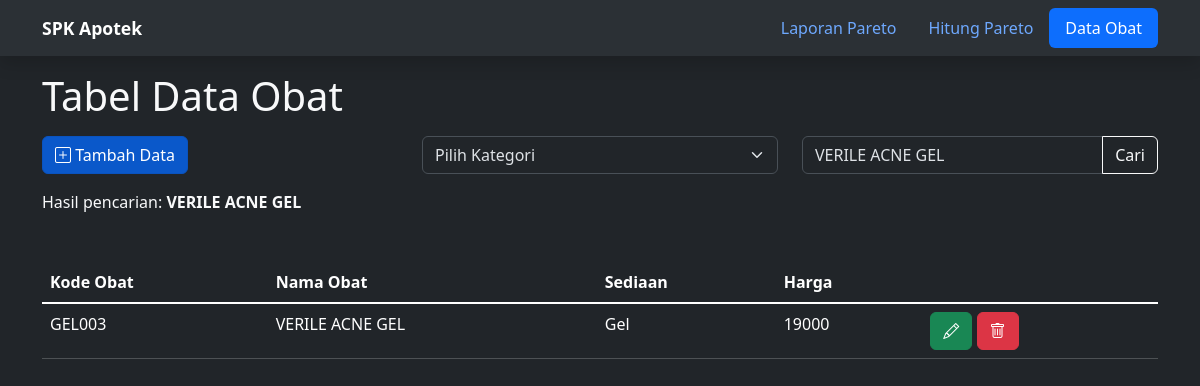
/tabel-obat.php?cari=VERILE ACNE GEL, run on the app's committed database.
### tables this page shows
create table obat(
kode_obat varchar(20) primary key,
nama_obat varchar(100),
sediaan enum('Tablet', 'Kapsul', 'Pil', 'Serbuk', 'Salep', 'Krim', 'Gel', 'Sirup', 'Suspensi', 'Injeksi', 'Infus', 'Tetes', 'Inhalasi', 'Aerosol'),
harga int
);

### tabel-obat.php (the view, shortened to what this page needs)
<?php
  include 'koneksi.php';
  $cari = isset($_GET['cari']) ? $_GET['cari'] : '';
  $kategori = isset($_GET['kategori']) ? $_GET['kategori'] : '';
  $select_obat = "SELECT * FROM obat WHERE 1";
  if (!empty($cari)) {
    $select_obat .= " AND nama_obat LIKE '%$cari%'";
  }
  $sql_obat = mysqli_query($koneksi, $select_obat);
?>
<!DOCTYPE html>
<html lang="en" data-bs-theme="dark">
<html lang="en">
<head>
    <link href="https://cdn.jsdelivr.net/npm/bootstrap@5.3.7/dist/css/bootstrap.min.css" rel="stylesheet">
    <link rel="stylesheet" href="https://cdn.jsdelivr.net/npm/bootstrap-icons@1.13.1/font/bootstrap-icons.min.css">
</head>
<body>
  <nav class="navbar bg-body-tertiary mb-5 shadow fixed-top">
    <div class="container">
      <a class="navbar-brand" href="#" style="font-size : 1.1em;">
        <strong>SPK Apotek</strong>
      </a>
      <ul class="nav nav-pills">
        <li class="nav-item">
          <a class="nav-link" href="index.php">Laporan Pareto</a>
        </li>
        <li class="nav-item">
          <a class="nav-link" href="hitung-pareto.php">Hitung Pareto</a>
        </li>
        <li class="nav-item">
          <a class="nav-link active" aria-current="page" href="#">Data Obat</a>
        </li>
        </ul>
      </div>
    </nav>
    <div class="container mt-5 pt-4">
        <figure class="text-light">
          <blockquote class="blockquote">
            <h1>Tabel Data Obat</h1>
          </blockquote>
        </figure>
       <div class="row justify-content-between">
          <div class="col-4">
            <a href="kelola-obat.php" class="btn btn-primary active" role="button" aria-pressed="true">
              <i class="bi bi-plus-square"></i>
              Tambah Data
            </a>
          </div>
          <div class="col-4">
            <form method="GET" action="">
            <select class="form-select" name="kategori" onchange="this.form.submit()">
                    <option selected value="">Pilih Kategori</option>
            </select>
            </form>
          </div>
          <div class="col-4">
            <form method="GET" action="">
              <div class="input-group">
                <input type="text" class="form-control" name="cari" placeholder="Cari nama obat..." value="<?php if(isset($_GET['cari'])) echo $_GET['cari']; ?>">
                <button class="btn btn-outline-light" type="submit">Cari</button>
              </div>
            </form>
          </div>
       </div>
  <?php if (!empty($kategori) || !empty($cari)) { ?>
    <div class="mt-3 text-light">
      <?php if (!empty($cari)) : ?>
        <p>Hasil pencarian: <strong><?= $cari ?></strong></p>
      <?php endif; ?>
    </div>
  <?php } ?>
    <table class="table table-hover mt-5 table-dark">
      <thead class="table-dark">
        <tr>
          <th scope="col">Kode Obat</th>
          <th scope="col">Nama Obat</th>
          <th scope="col">Sediaan</th>
          <th scope="col">Harga</th>
        </tr>
      </thead>
      <tbody class="table-group-divider">
        <?php
          while ($result = mysqli_fetch_assoc($sql_obat)) {
        ?>
        <tr>
          <td>
            <?php echo $result['kode_obat'] ?>
          </td>
          <td>
            <?php echo $result['nama_obat'] ?>
          </td>
          <td>
            <?php echo $result['sediaan'] ?>
          </td>
          <td>
            <?php echo $result['harga'] ?>
          </td>
          <td>
            <a type="button" class="btn btn-success" href="kelola-obat.php?ubah=<?php echo $result['kode_obat'];?>"> <i class="bi bi-pencil"></i> </a>
            <a type="button" class="btn btn-danger" href="proses-obat.php?hapus=<?php echo $result['kode_obat'];?>" onClick="return confirm('apakah anda yakin ingin menghapus data tersebut??')"> <i class="bi bi-trash"></i> </a>
          </td>
        </tr>
        <?php
        }
        ?>
      </tbody>
    </table>
    </div>
</body>
</html>

### data on the page
obat: kode_obat "GEL003", nama_obat "VERILE ACNE GEL", sediaan "Gel", harga "19000"

### other printed values
$cari "VERILE ACNE GEL"
